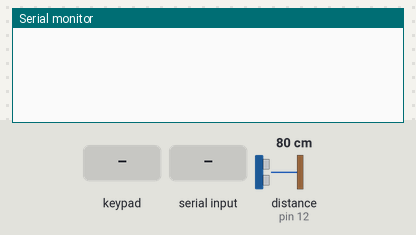
A sketch run on a simulated Arduino Uno, built with avr-gcc and run on an emulated ATmega328P. Parts: the last lines printed to the serial monitor. The inputs (shaded band) are chosen by the test bench; at power-on: distance to the obstacle (sensor on pin 12) 80 cm. The echo pulse lasts 58.3 µs per cm.

Above: at 1.2 s.
1.3 s: key 'C' pressed
At 2.0 s:
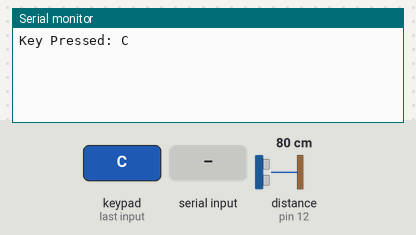
2.8 s: keypad keys 4 5 6 7 pressed 0.4 s apart
At 4.7 s:
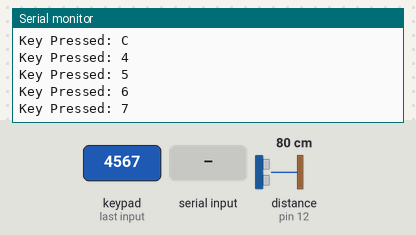
5.9 s: "1" received over the second serial link
At 7.1 s:
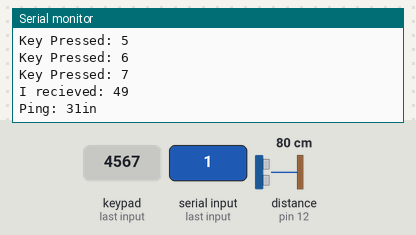
7.4 s: key 'D' pressed
At 8.2 s:
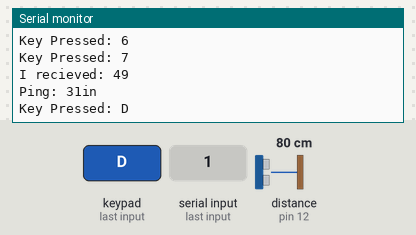
8.9 s: keypad keys 4 5 6 7 A pressed 0.4 s apart
At 11.2 s:
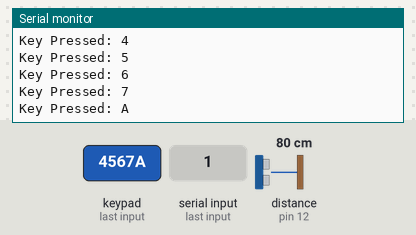
12.4 s: "3" received over the second serial link
At 13.6 s:
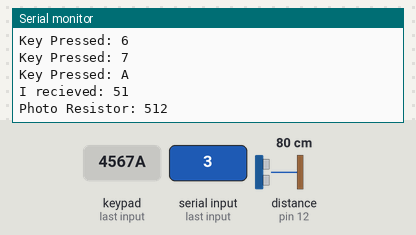
Timing chart, 0 to 14.9 s (numbered marks = the images above; inputs shaded):
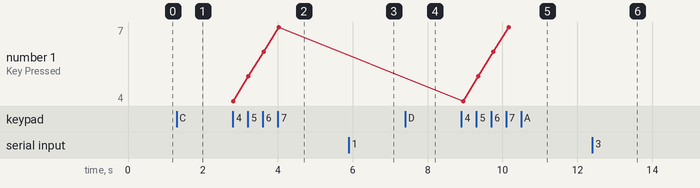

The sketch:

unused_test_code_UNO_to_BBB.ino
```cpp
/*
 Step 1) Keyboard Matrix off Hero Jr - working
 Digital Pins 4 to 11 are being used for the matrix
 Step 2) Ping Sensor added
 Digital Pins 12 and 13
 Step 3) IR Sensor for motion dection
 Not happy with how the PIR works so no code yet
 Step 4) Light Sensor
 Analog Pin 0 and 5v rail
 Step 5) Serial Communications to Beaglebone Black
 Digital Pins 2 and 3 RX/TX not tested
 */

#include <Keypad.h>
#include <NewPing.h>
#include <SoftwareSerial.h>

SoftwareSerial mySerial(2,3); // RX, TX

int lightPin = 0; //analog pin0 for photoresistor

#define TRIGGER_PIN  13  // Arduino pin tied to trigger pin on the ultrasonic sensor.
#define ECHO_PIN     12  // Arduino pin tied to echo pin on the ultrasonic sensor.
#define MAX_DISTANCE 200 // Maximum distance we want to ping for (in centimeters). Maximum sensor distance is rated at 400-500cm. About 78 Inches
NewPing sonar(TRIGGER_PIN, ECHO_PIN, MAX_DISTANCE); // NewPing setup of pins and maximum distance.

const byte ROWS = 4; // Four rows
const byte COLS = 4; // four columns
// Define the Keymap
char keys[ROWS][COLS] = {
  {'C','D','E','F'},
  {'8','9','A','B'},
  {'4','5','6','7'},
  {'0','1','2','3'}
};
// Connect keypad ROW0, ROW1, ROW2 and ROW3 to these Arduino pins.
byte rowPins[ROWS] = { 4, 5, 6, 7 };
// Connect keypad COL0, COL1 and COL2 to these Arduino pins.
byte colPins[COLS] = { 8, 9, 10, 11 };

// Create the Keypad
Keypad kpd = Keypad( makeKeymap(keys), rowPins, colPins, ROWS, COLS );

#define ledpin 13

void setup()
{
   Serial.begin(9600);
   mySerial.begin(9600);
}

void loop()
{

delay(100);

 char key = kpd.getKey();
 if(key)  // Check for a valid key.
  {
    switch (key)
    {
        default:
 		Serial.print("Key Pressed: ");
 		Serial.println(key);
        mySerial.write(key);
    }
  }
 if (mySerial.available()) {
 int readserial = mySerial.read();
 //int readserial = Serial.read();
 	Serial.print("I recieved: ");
 	Serial.println(readserial);

 if (readserial == 49) {

 //This should be a function and should only be called when the BBB asks for a Distance
 unsigned int uS = sonar.ping(); // Send ping, get ping time in microseconds (uS).
  Serial.print("Ping: ");
  Serial.print(uS / US_ROUNDTRIP_IN); // Convert ping time to distance in cm and print result (0 = outside set distance range)
  Serial.println("in");
  mySerial.println(uS / US_ROUNDTRIP_IN);
 }

 if (readserial == 50) {
 //This should be a function for the IR Sensor and should only be called for when asked from BBB
 /*
 CODE GOES HERE
 */
 }

 if (readserial == 51) {
 //This should be a function for the Light Sensor and only be called when the BBB wants the information
 int photor = analogRead(lightPin);
 Serial.print("Photo Resistor: ");
 Serial.println(photor);
 mySerial.println(photor);
 delay(50);
 		}
 	}
}
```

Measured:
- after the input at 1.3 s, the serial monitor: prints a new line at once (image 1)
- after the input at 2.8 s, the serial monitor: prints a new line at once (image 2)
- after the input at 5.9 s, the serial monitor: prints a new line at once (image 3)
- after the input at 7.4 s, the serial monitor: prints a new line after 0.05 s (image 4)
- after the input at 8.9 s, the serial monitor: prints a new line after 0.05 s (image 5)
- after the input at 12.4 s, the serial monitor: prints a new line after 0.07 s (image 6)
